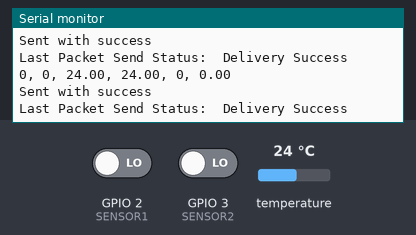
Recording of a sketch running on a simulated ESP32. Parts: the last lines printed to the serial monitor. Inputs (shaded band) come from the test bench; at power-on: temperature 24 °C, GPIO 2 (SENSOR1) LOW, GPIO 3 (SENSOR2) LOW.

Above: at 1.2 s.
1.3 s: temperature set to 12 °C
At 1.8 s:
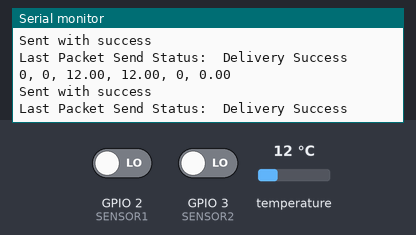
2.8 s: GPIO 2 (SENSOR1) driven HIGH
4.3 s: GPIO 3 (SENSOR2) driven HIGH
5.8 s: temperature set to 19 °C
At 6.3 s:
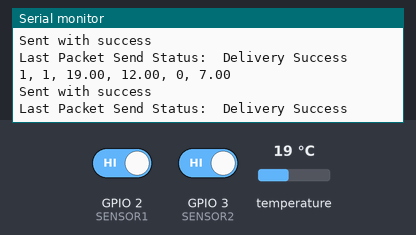
7.3 s: GPIO 2 (SENSOR1) driven LOW
8.8 s: GPIO 3 (SENSOR2) driven LOW
Timing chart, 0 to 11.3 s (numbered marks = the images above; inputs shaded):
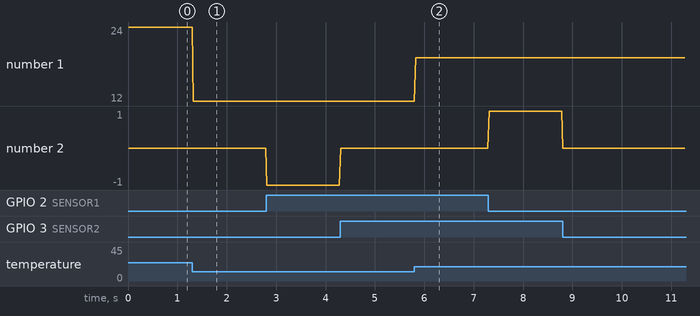

The sketch:

xiao.ino
```cpp
// -----------------------------
// KY-003 Hall magnetic switch
// -----------------------------
#include <Adafruit_BMP085.h>
#include <esp_now.h>
#include <WiFi.h>

// REPLACE WITH YOUR RECEIVER MAC Address
// F4:12:FA:D9:8F:38
uint8_t broadcastAddress[] = {0xF4, 0x12, 0xFA, 0xD9, 0x8F, 0x38};

// Structure example to send data
// Must match the receiver structure
typedef struct struct_message {
  char a[32];
  int b;
  float c;
  bool d;
} struct_message;

// Create a struct_message called myData
struct_message myData;

esp_now_peer_info_t peerInfo;

// callback when data is sent
void OnDataSent(const uint8_t *mac_addr, esp_now_send_status_t status) {
  Serial.print("\r\nLast Packet Send Status:\t");
  Serial.println(status == ESP_NOW_SEND_SUCCESS ? "Delivery Success" : "Delivery Fail");
}

int SENSOR1 = D1; // define the Hal magnetic sensor interface
int SENSOR2 = D2; // define the Hal magnetic sensor interface
double t_data_init;
double t_data;
int val1;
int val2;
int Led_status;

Adafruit_BMP085 a_bmp;

void setup() {
  pinMode(SENSOR1, INPUT); // define the Hall magnetic sensor line as input
  pinMode(SENSOR2, INPUT); // define the Hall magnetic sensor line as input
  Serial.begin( 115200 );
  Serial.println("シリアルモニタ");
  // 気圧センサ起動
  if ( !a_bmp.begin() ) {
    Serial.println( "温度センサ起動エラー" );
    while(1);   // エラー時の強制ループ
  }
  Serial.println("温度センサー起動");
  t_data_init = a_bmp.readTemperature();

  // Set device as a Wi-Fi Station
  WiFi.mode(WIFI_STA);

  // Init ESP-NOW
  if (esp_now_init() != ESP_OK) {
    Serial.println("Error initializing ESP-NOW");
    return;
  }

  // Once ESPNow is successfully Init, we will register for Send CB to
  // get the status of Transmitted packet
  esp_now_register_send_cb(OnDataSent);

  // Register peer
  memcpy(peerInfo.peer_addr, broadcastAddress, 6);
  peerInfo.channel = 0;
  peerInfo.encrypt = false;

  // Add peer
  if (esp_now_add_peer(&peerInfo) != ESP_OK){
    Serial.println("Failed to add peer");
    return;
  }

}

void loop() {
  val1 = digitalRead(SENSOR1); // read sensor line
  val2 = digitalRead(SENSOR2); // read sensor line
  t_data = a_bmp.readTemperature();
  if(t_data < t_data_init) t_data_init=t_data;
  if(val1==0 & val2==1){
    myData.b = 1;
  }else if(val1==1 & val2==0){
    myData.b = -1;
  }else{
    myData.b = 0;
  }
  myData.c = t_data - t_data_init;

  Serial.print( val1 );
  Serial.print(", ");
  Serial.print( val2 );
  Serial.print(", ");
  Serial.print( t_data );
  Serial.print(", ");
  Serial.print( t_data_init );
  Serial.print(", ");
  Serial.print( myData.b );
  Serial.print(", ");
  Serial.println( myData.c );

  // Send message via ESP-NOW
  esp_err_t result = esp_now_send(broadcastAddress, (uint8_t *) &myData, sizeof(myData));

  if (result == ESP_OK) {
    Serial.println("Sent with success");
  }
  else {
    Serial.println("Error sending the data");
  }

  delay( 20 );

}
```

Measured:
- after the input at 1.3 s, the serial monitor: prints a new line at once (image 1)
- after the input at 5.8 s, the serial monitor: prints a new line at once (image 2)
- plotted number 1: 24 → 12 after the input at 1.3 s, 12 → 19 after the input at 5.8 s
- plotted number 2: 0 → -1 after the input at 2.8 s
